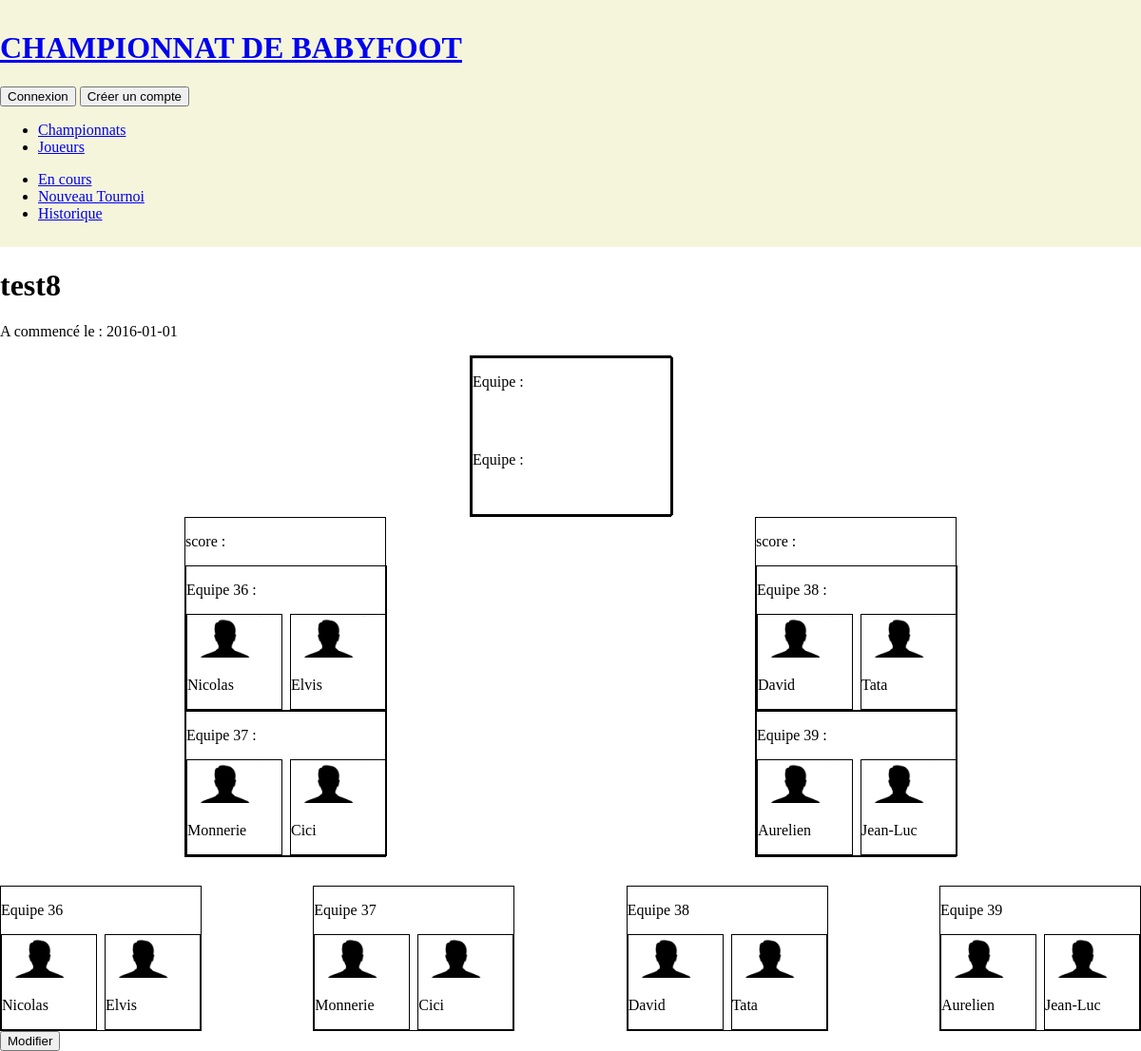
The page /championnat.php?idC=19 on the database its author committed.
### tables this page shows
CREATE TABLE IF NOT EXISTS `competitions` (
  `id_competition` int(11) NOT NULL AUTO_INCREMENT,
  `nomChamp` varchar(25) DEFAULT NULL,
  `nbreJoueurs` int(25) NOT NULL,
  `terminee` tinyint(1) NOT NULL DEFAULT '0',
  `dateDebut` date NOT NULL,
  PRIMARY KEY (`id_competition`)
);

CREATE TABLE IF NOT EXISTS `matchs` (
  `id_Match` int(11) NOT NULL AUTO_INCREMENT,
  `equipe1` varchar(255) DEFAULT NULL,
  `equipe2` varchar(255) DEFAULT NULL,
  `butEquipe1` int(25) DEFAULT NULL,
  `butEquipe2` int(25) DEFAULT NULL,
  `vainqueur` varchar(25) DEFAULT NULL,
  `id_compet` int(11) NOT NULL,
  `type_match` varchar(255) NOT NULL,
  PRIMARY KEY (`id_Match`),
  KEY `FK_match_compet` (`id_compet`)
);

CREATE TABLE IF NOT EXISTS `equipes` (
  `id_Equipe` int(11) NOT NULL AUTO_INCREMENT,
  `joueur1` int(11) NOT NULL,
  `joueur2` int(11) NOT NULL,
  `id_compet` int(11) NOT NULL,
  PRIMARY KEY (`id_Equipe`),
  KEY `fk_joueur1` (`joueur1`),
  KEY `fk_joueur2` (`joueur2`),
  KEY `FK_EquipeCompet` (`id_compet`)
);

CREATE TABLE IF NOT EXISTS `joueurs` (
  `id_Joueur` int(25) NOT NULL AUTO_INCREMENT,
  `nom` varchar(255) NOT NULL,
  `prenom` varchar(255) NOT NULL,
  `surnom` varchar(255) NOT NULL,
  `password` varchar(255) NOT NULL,
  `meilleureperformance` varchar(255) DEFAULT NULL,
  `defaut` varchar(255) DEFAULT NULL,
  `qualité` varchar(255) DEFAULT NULL,
  `photo` varchar(255) DEFAULT 'img/photo_default.png',
  `victoireChamp` int(25) DEFAULT NULL,
  PRIMARY KEY (`id_Joueur`)
);

### championnat.php (the view, shortened to what this page needs)
<?php session_start();
include'include/connexionBdd.php';
$listeCompet = $bdd->query('SELECT * FROM competitions ORDER BY dateDebut DESC');
$detailCompet = $bdd->prepare('SELECT * FROM competitions WHERE competitions.id_competition = ?');
$matchsCompet = $bdd ->prepare('SELECT * FROM matchs WHERE matchs.id_compet= :id_compet AND matchs.type_match = :type_match');
$reqJE = $bdd->prepare('SELECT J1.id_Joueur AS J1id, J2.id_Joueur AS J2id, equipes.id_Equipe, J1.prenom AS J1p, J2.prenom AS J2p, J1.photo AS J1img ,J2.photo AS J2img FROM equipes JOIN joueurs AS J1 ON equipes.joueur1 = J1.id_Joueur JOIN joueurs AS J2 ON equipes.joueur2 = J2.id_Joueur WHERE equipes.id_Equipe = ?');
$reqCencours = $bdd->query('SELECT * FROM competitions WHERE terminee = 0 ORDER BY dateDebut DESC ');
$reqEquipes = $bdd->prepare('SELECT id_Equipe, J1.id_Joueur AS J1id, J2.id_Joueur AS J2id, equipes.id_Equipe, J1.prenom AS J1p, J2.prenom AS J2p, J1.photo AS J1img ,J2.photo AS J2img FROM equipes JOIN joueurs AS J1 ON equipes.joueur1 = J1.id_Joueur JOIN joueurs AS J2 ON equipes.joueur2 = J2.id_Joueur WHERE equipes.id_compet = ?');
?>
<!doctype html>
<html>
    <head>
        <link rel="stylesheet" type="text/css" href="css/style.css" />
    </head>
    <body>
        <header>
			<div class="wrap">
            	<?php include'include/banniere.php' ?>
				<nav>
					<?php include'include/navChamp.php'?>
				</nav>
			</div>
        </header>
        <div id="content">
			<div class="wrap">
                <?php
                if(!isset($_GET['idC']) && !isset($_GET['comp'])){
                    if(!isset($_GET['histo'])){
                        ?>
                        <h1>CHAMPIONNATS EN COURS</h1>
                        <?php
                        while ($donnees = $reqCencours->fetch()) {
                            ?>
                            <a href="championnat.php?idC=<?php echo $donnees['id_competition']; ?>"><?php echo($donnees['nomChamp']); ?></a>
                            <p id="dateDebut">commencée le <?php echo $donnees['dateDebut']; ?></p>
                            <?php
                        }
                    }
                    else if(isset($_GET['histo'])){
                        ?>
                        <h1>HISTORIQUE DES CHAMPIONNATS</h1>
                        <?php
                        while ($donnees = $listeCompet->fetch()) {
                            ?>
                            <a href="championnat.php?idC=<?php echo $donnees['id_competition']; ?>"><?php echo($donnees['nomChamp']); ?></a>
                            <p id="dateDebut">commencée le <?php echo $donnees['dateDebut']; ?></p>
                            <?php
                        }
                    }
                    $listeCompet->closeCursor();
                }
                else if(isset($_GET['idC'])){
                    $detailCompet->execute(array($_GET['idC']));
                    while($donnees = $detailCompet->fetch()){
                    ?>
                    <h1><?php echo($donnees['nomChamp']);?></h1>
                        <p>A commencé le : <?php echo($donnees['dateDebut']);?></p>
                    <div class="competX">
                        <?php
                        $matchsCompet->execute(array(
                            'id_compet'=> $_GET['idC'],
                            'type_match'=> "finale"
                        ));
                        while ($donnees2 = $matchsCompet->fetch()){
                            ?>
                            <div class="iconeMatch finale">
                                <div class="iconeMatch">
                                    <div class="iconeEquipe">
                                        <p>Equipe <?php echo($donnees2['equipe1']);?> :</p>
                                        <p>Equipe <?php echo($donnees2['equipe2']);?> :</p>
                                    </div>
                                </div>
                            </div>
                            <?php
                        }
                        ?>
                        <div class="demi">
                        <?php
                        $matchsCompet->execute(array(
                        'id_compet'=> $_GET['idC'],
                        'type_match'=> "demi"
                        ));
                        while ($donnees2 = $matchsCompet->fetch()){
                            ?>
                            <div class="iconeMatch">
                                <p>score : <span></span></p>
                                <div class="iconeEquipe">
                                <p>Equipe <?php echo($donnees2['equipe1']);?> :</p>
                                <?php
                                $reqJE->execute(array($donnees2['equipe1']));
                                while($donnees3 = $reqJE->fetch()){
                                    ?>
                                <div class="iconeJoueurs">
                                    <div class="iconeJoueur">
                                    <a href="joueurs.php?idJ=<?php echo($donnees3['J1id']);?>"><img src="<?php echo($donnees3['J1img']);?>" /></a>
                                    <p><?php echo($donnees3['J1p']);?></p>
                                    </div>
                                    <div class="iconeJoueur">
                                        <a href="joueurs.php?idJ=<?php echo($donnees3['J2id']);?>"><img src="<?php echo($donnees3['J2img']);?>" /></a>
                                    <p><?php echo($donnees3['J2p']);?></p>
                                    </div>
                                </div>
                                    <?php
                                }
                                $reqJE->closeCursor();?>
                                </div>
                                <div class="iconeEquipe">
                                    <p>Equipe <?php echo($donnees2['equipe2']);?> :</p>
                                    <?php
                                    $reqJE->execute(array($donnees2['equipe2']));
                                    while($donnees3 = $reqJE->fetch()){
                                        ?>
                                        <div class="iconeJoueurs">
                                            <div class="iconeJoueur">
                                                <a href="joueurs.php?idJ=<?php echo($donnees3['J1id']);?>"><img src="<?php echo($donnees3['J1img']);?>" /></a>
                                                <p><?php echo($donnees3['J1p']);?></p>
                                            </div>
                                            <div class="iconeJoueur">
                                                <a href="joueurs.php?idJ=<?php echo($donnees3['J2id']);?>"><img src="<?php echo($donnees3['J2img']);?>" /></a>
                                                <p><?php echo($donnees3['J2p']);?></p>
                                            </div>
                                        </div>
                                        <?php
                                    }
                                    $reqJE->closeCursor();?>
                                </div>
                            </div>
                            <?php
                        }
                        ?>
                        </div>
                        <div class="iconeEquipes">
                            <?php
                            $reqEquipes->execute(array($_GET['idC']));
                            while($donnees4 = $reqEquipes->fetch()){
                                ?>
                                <div class="iconeEquipe">
                                    <p>Equipe <?php echo($donnees4['id_Equipe']);?></p>
                                    <div class="iconeJoueurs">
                                        <div class="iconeJoueur">
                                            <a href="joueurs.php?idJ=<?php echo($donnees4['J1id']);?>"><img src="<?php echo($donnees4['J1img']);?>" /></a>
                                            <p><?php echo($donnees4['J1p']);?></p>
                                        </div>
                                        <div class="iconeJoueur">
                                            <a href="joueurs.php?idJ=<?php echo($donnees4['J2id']);?>"><img src="<?php echo($donnees4['J2img']);?>" /></a>
                                            <p><?php echo($donnees4['J2p']);?></p>
                                        </div>
                                    </div>
                                </div>
                                <?php
                            }
                            ?>
                        </div>
                    </div>
                    <a href="modifChampionnat.php?modif=<?php echo($_GET['idC']);?>"><button id="boutonModif">Modifier</button></a>
                    <?php
                    }
            }
            ?>
			</div>
        </div>
    </body>
</html>

### css/style.css (style rules this page uses)
body { margin: 0; }
.wrap { max-width: 1200px; margin :0 auto; }
header { background-color: beige; padding-bottom: 0.67em; }
.iconeMatch { width: 210px; border: 1px solid black; }
.finale { margin: auto; }
.demi { display: flex; flex-direction: row; justify-content: space-around; margin-bottom: 30px; }
.iconeEquipe img { width: 80px; }
.iconeEquipe { display: flex; border: solid 1px black; flex-direction: column; width: 210px; }
.iconeMatch { display: flex; flex-direction: column; }
.iconeJoueurs { display: flex; flex-direction: row; justify-content: space-between; }
.iconeJoueur { border: 1px solid black; width: 99px; }
#boutonModif { margin: auto; }
.iconeEquipes { display: flex; justify-content: space-between; }

### rows shown on the page
competitions: nomChamp "test8", dateDebut "2016-01-01"
matchs: equipe1 "36", equipe2 "37"
equipes: joueurs.photo (placeholder picture), joueurs.prenom "Nicolas", joueurs.prenom "Elvis", id_Equipe "36"
equipes: joueurs.photo (placeholder picture), joueurs.prenom "Monnerie", joueurs.prenom "Cici", id_Equipe "37"
matchs: equipe1 "38", equipe2 "39"
equipes: joueurs.photo (placeholder picture), joueurs.prenom "David", joueurs.prenom "Tata", id_Equipe "38"
equipes: joueurs.photo (placeholder picture), joueurs.prenom "Aurelien", joueurs.prenom "Jean-Luc", id_Equipe "39"
